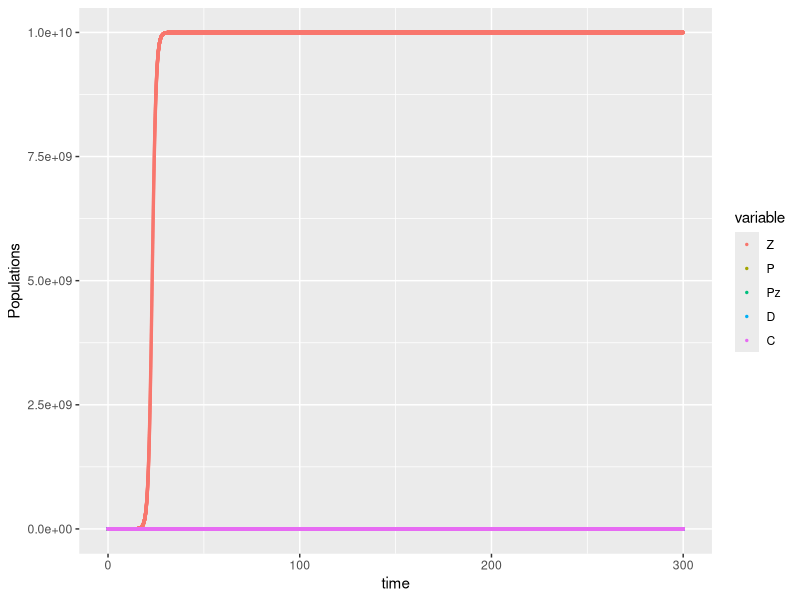
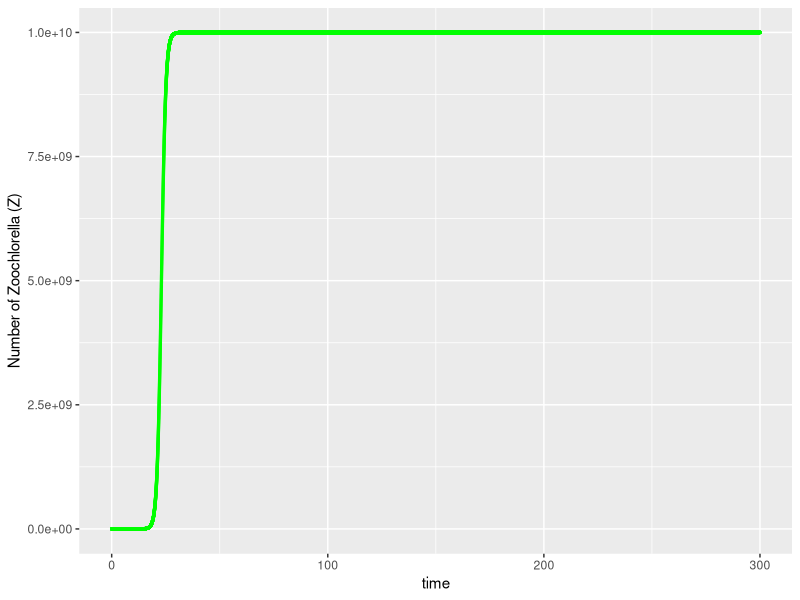
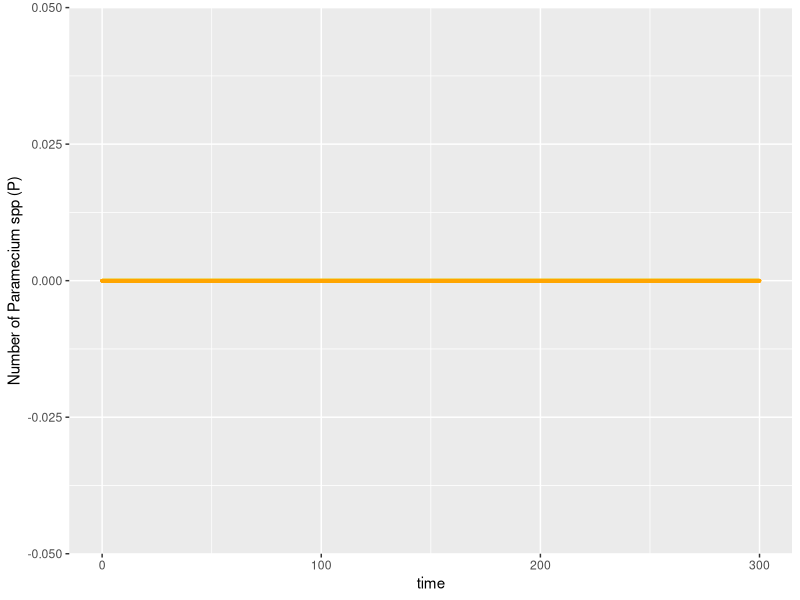
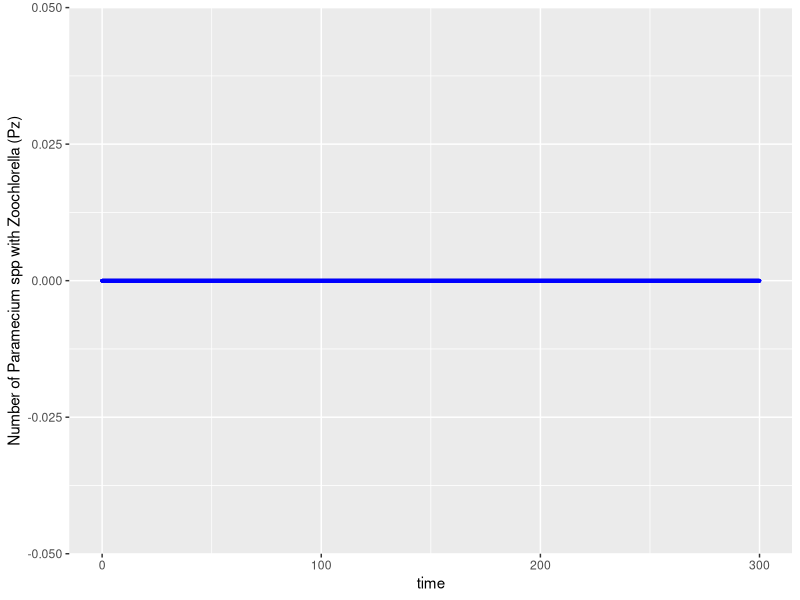
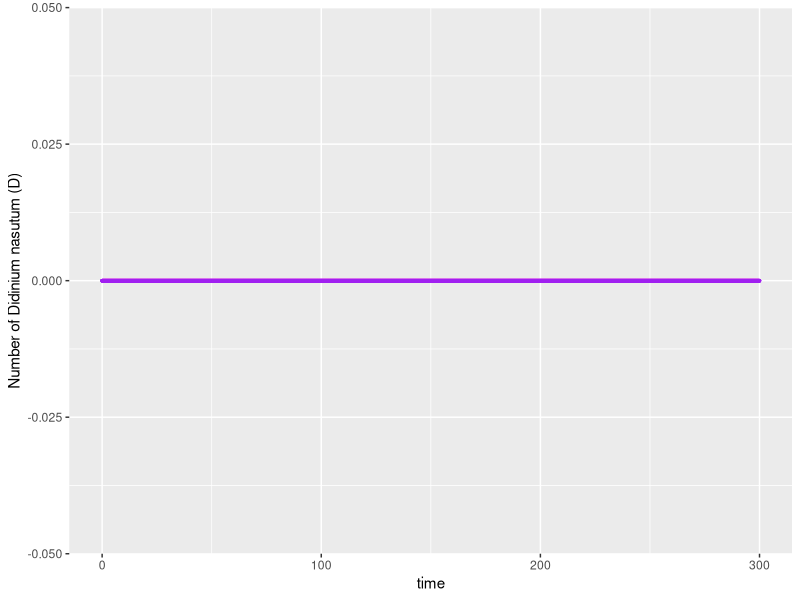
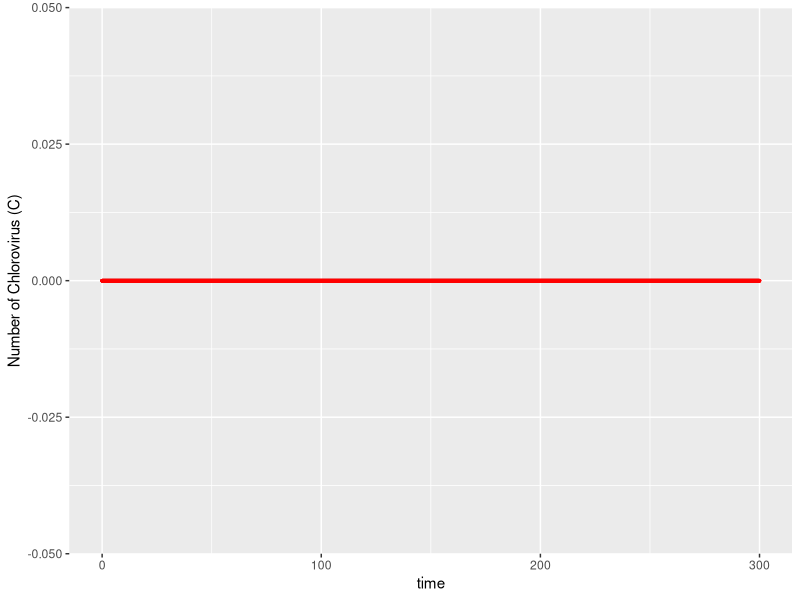

R code for these plots, in order:
## ---- chunk 1
knitr::opts_chunk$set(echo = TRUE)
## ---- chunk 2
# libraries
library('deSolve');
library('reshape2');
library('ggplot2');
library('ggthemes');
library('scales');

# time sequence 
time <- seq(from=0, to=300, by=0.01);

# parameters
parameters <- c(r_Z=1, K_z=1e10, alpha=0, g=1, m1=0.75, mu_Pz=1, s=1, i=1, 
                r_P=1, K_P=100, theta=1, m2=0.30, f2=0.70,
                r_Pz=1, K_Pz=100, f1=0.25, 
                delta=1, mu_D=1, 
                k1=1, k2=1, mu_C=1);

# model
model1 <- function(t, state, parameters){
  with( as.list( c(state, parameters) ), {
    
    dZ  <- r_Z*Z*(1-Z/K_z) + (1-alpha)*g*(m1*D + mu_Pz)*Pz - s*Z*P - i*Z*C;
    dP  <- r_P*P*(1-P/K_P) - theta*s*Z*P - (m2+f2)*P*D;
    dPz <- r_Pz*Pz*(1-Pz/K_Pz) + theta*s*Z*P - (m1+f1)*Pz*D;
    dD  <- delta*( (m2+f2)*P + (m1+f1)*Pz )*D - mu_D*D;
    dC  <- k1*i*Z*C + k2*alpha*g*(m1*D + mu_Pz)*Pz*C - mu_C*C;
    
    return( list( c(dZ, dP, dPz, dD, dC) ) );
  })
}

# initial conditions
state <- c(Z=1, P=0, Pz=0, D=0, C=0);

# Numerical solution
res <- ode(y=state, times=time, func=model1, parms=parameters, method='lsoda');
## ---- chunk 3
# Plot
res_df <- as.data.frame(x=res);
res_m <- melt(data=res_df, id.vars='time');
## ---- chunk 4
# colour=c('green', 'orange', 'blue', 'purple', 'red')
p <- ggplot(data=res_m, mapping=aes(x=time, y=value, color=variable ) ) + 
  geom_point(size=0.5) + 
  labs(y='Populations');
print(p);
## ---- chunk 5
Z_m <- res_m[which(res_m$variable=='Z'), ];
p_Z <- ggplot(data=Z_m, mapping=aes(x=time, y=value) ) + 
  geom_point(size=0.5, col='green') + 
  labs(y='Number of Zoochlorella (Z)');
print(p_Z);
## ---- chunk 6
P_m <- res_m[which(res_m$variable=='P'), ];
p_P <- ggplot(data=P_m, mapping=aes(x=time, y=value) ) + 
  geom_point(size=0.5, col='orange') + 
  labs(y='Number of Paramecium spp (P)');
print(p_P);
## ---- chunk 7
Pz_m <- res_m[which(res_m$variable=='Pz'), ];
p_Pz <- ggplot(data=Pz_m, mapping=aes(x=time, y=value) ) + 
  geom_point(size=0.5, col='blue') + 
  labs(y='Number of Paramecium spp with Zoochlorella (Pz)');
print(p_Pz);
## ---- chunk 8
D_m <- res_m[which(res_m$variable=='D'), ];
p_D <- ggplot(data=D_m, mapping=aes(x=time, y=value) ) + 
  geom_point(size=0.5, col='purple') + 
  labs(y='Number of Didinium nasutum (D)');
print(p_D);
## ---- chunk 9
C_m <- res_m[which(res_m$variable=='C'), ];
p_C <- ggplot(data=C_m, mapping=aes(x=time, y=value) ) + 
  geom_point(size=0.5, col='red') + 
  labs(y='Number of Chlorovirus (C)');
print(p_C);
